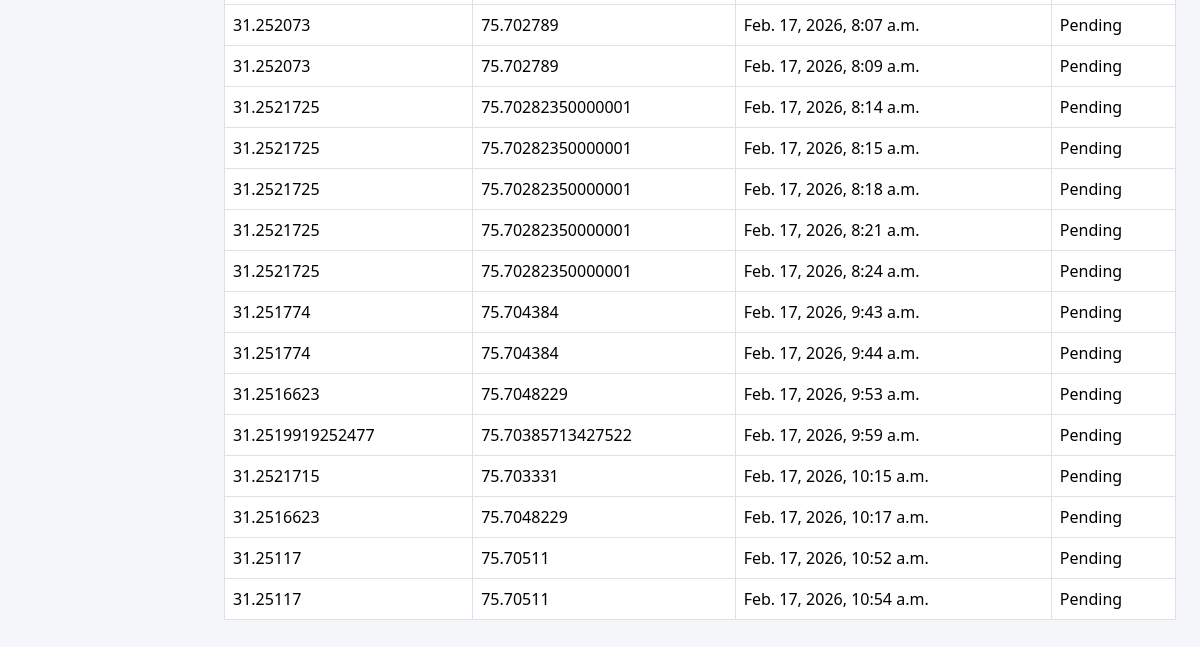
Before: /history/ (signed in, lower part) with the older database file.
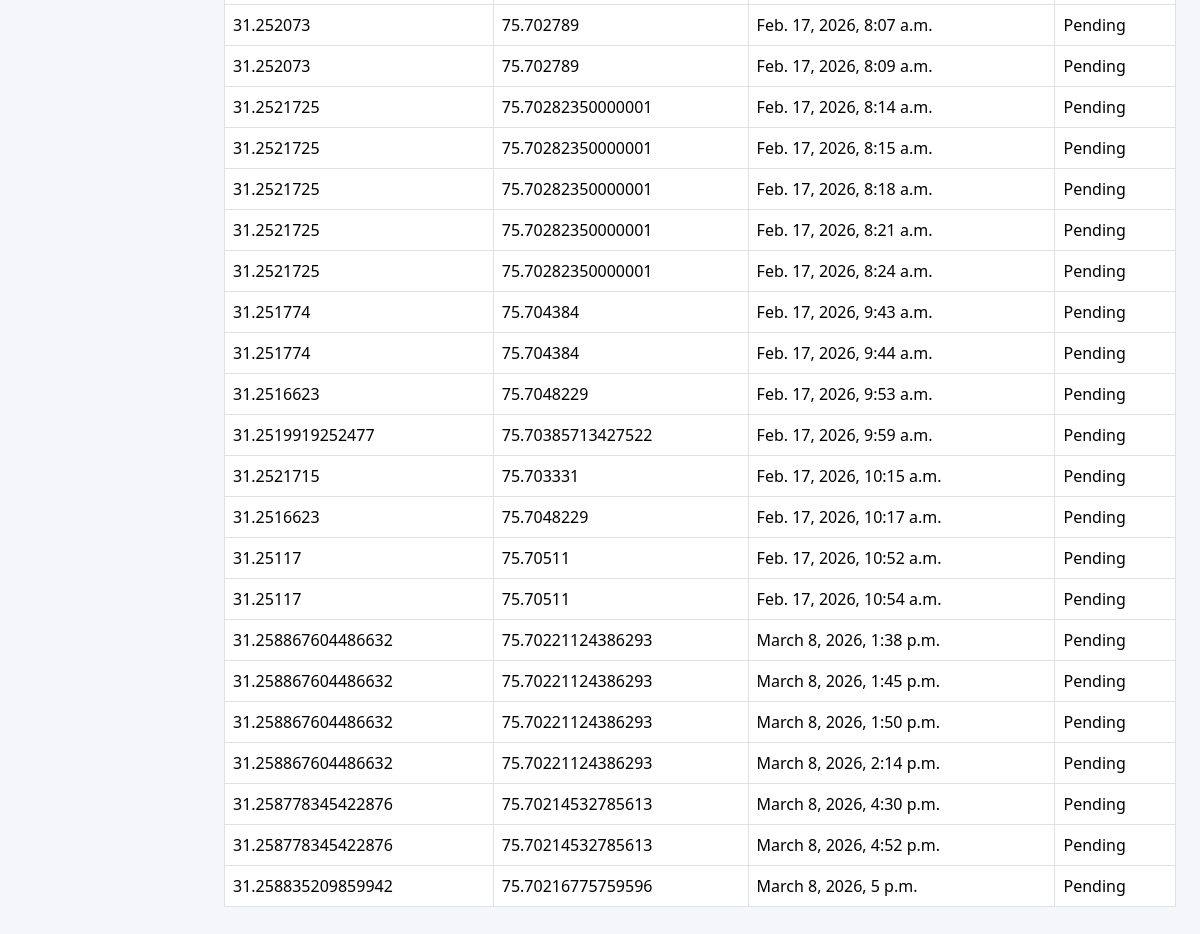
After: the same page with the newer database file.
### alerts/models.py (models this page shows, shortened)
class AccidentReport(models.Model):
    user = models.ForeignKey(User, on_delete=models.CASCADE, null=True, blank=True)
    latitude = models.FloatField()
    longitude = models.FloatField()
    timestamp = models.DateTimeField(auto_now_add=True)
    status = models.CharField(max_length=20, default="Pending")

### alerts/views.py (the view)
# urls.py: path("history/", views.history_page),
@login_required
def history_page(request):
    alerts = AccidentReport.objects.all()
    return render(request, "history.html", {
        "alerts": alerts
    })

### alerts/templates/history.html (shortened to what this page needs)
{% extends 'base.html' %}
{% block content %}
<table class="table table-bordered">
{% for alert in alerts %}
<tr>
<td>{{ alert.latitude }}</td>
<td>{{ alert.longitude }}</td>
<td>{{ alert.timestamp }}</td>
<td>{{ alert.status }}</td>
</tr>
{% endfor %}
</table>
{% endblock %}

Changed rows visible on the page:
added AccidentReport: latitude "31.258867604486632", longitude "75.70221124386293", timestamp "March 8, 2026, 1:38 p.m.", status "Pending"
added AccidentReport: latitude "31.258867604486632", longitude "75.70221124386293", timestamp "March 8, 2026, 1:45 p.m.", status "Pending"
added AccidentReport: latitude "31.258867604486632", longitude "75.70221124386293", timestamp "March 8, 2026, 1:50 p.m.", status "Pending"
added AccidentReport: latitude "31.258867604486632", longitude "75.70221124386293", timestamp "March 8, 2026, 2:14 p.m.", status "Pending"
added AccidentReport: latitude "31.258778345422876", longitude "75.70214532785613", timestamp "March 8, 2026, 4:30 p.m.", status "Pending"
added AccidentReport: latitude "31.258778345422876", longitude "75.70214532785613", timestamp "March 8, 2026, 4:52 p.m.", status "Pending"
added AccidentReport: latitude "31.258835209859942", longitude "75.70216775759596", timestamp "March 8, 2026, 5 p.m.", status "Pending"
